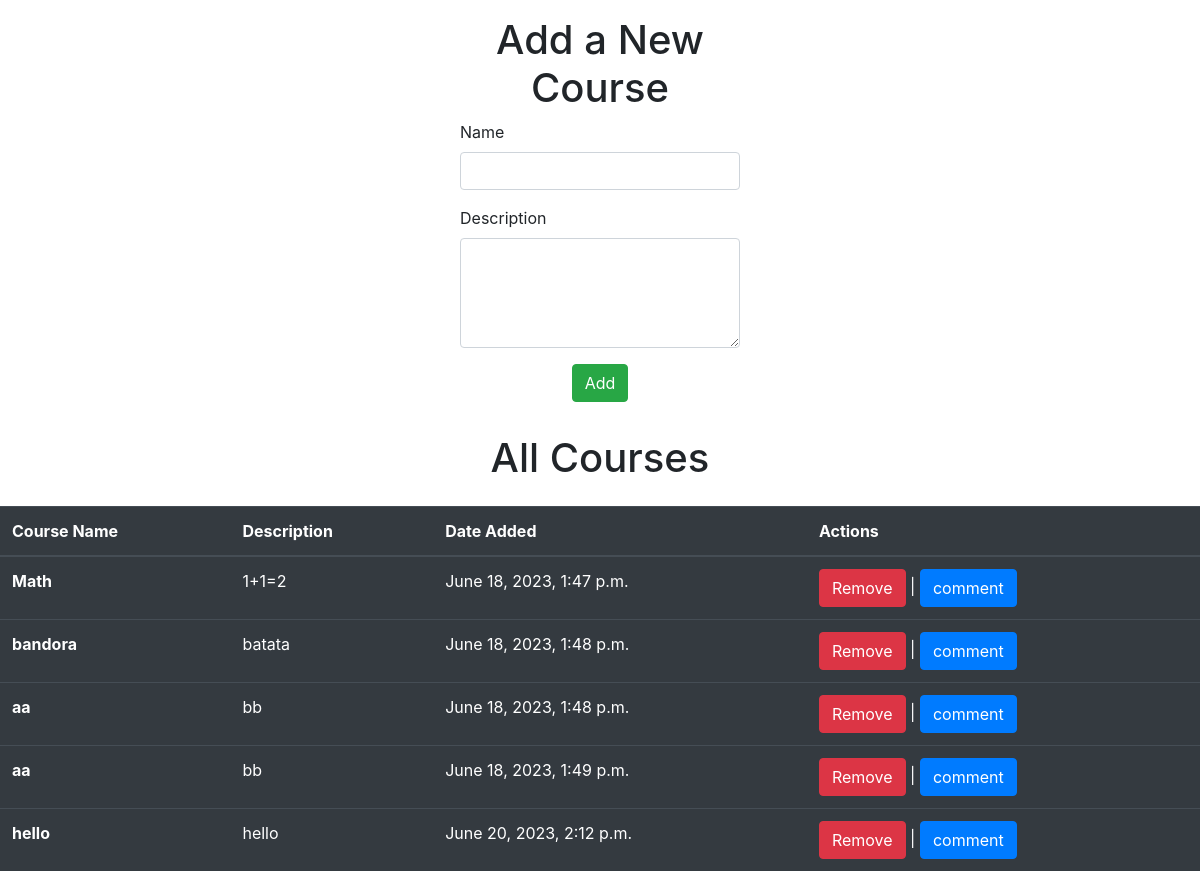
Before: / with the older database file.
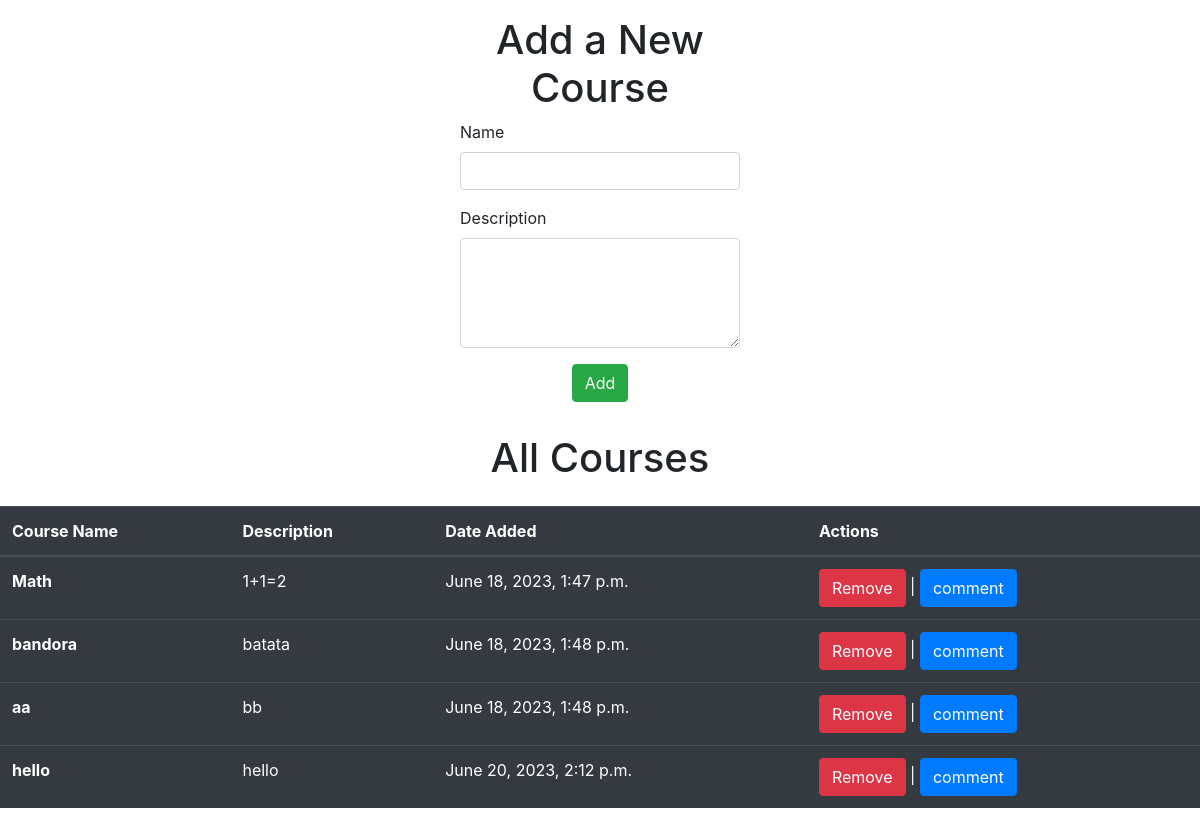
After: the same page with the newer database file.
### courses_app/models.py (models this page shows)
class Course(models.Model):
    name = models.CharField(max_length=255)
    comm = models.ManyToManyField(Comment, related_name="course_comm")
    created_at = models.DateTimeField(auto_now_add=True)
    updated_at = models.DateTimeField(auto_now=True)
    objects = CourseManager()

class Description(models.Model):
    course = models.OneToOneField(Course, on_delete=models.CASCADE)
    description = models.CharField(max_length=255)
    created_at = models.DateTimeField(auto_now_add=True)
    updated_at = models.DateTimeField(auto_now=True)

### courses_app/views.py (the view)
# urls.py: path('', views.index),
def index(request):
    context = {
        "all_the_courses": Course.objects.all(),
        "all_the_desc": Description.objects.all()
    }
    return render(request, "index.html", context)

### courses_app/templates/index.html (shortened to what this page needs)
<!DOCTYPE html>
<html lang="en">
  <head>
    <link
      rel="stylesheet"
      href="https://cdn.jsdelivr.net/npm/bootstrap@4.3.1/dist/css/bootstrap.min.css"
    />
  </head>
  <body>
    <div class="d-flex justify-content-around p-2">
      <form
        class="d-grid justify-content-around p-2 w-25"
        action="create_course"
        method="POST"
      >
        <h1 class="text-center">Add a New Course</h1>
        <div class="form-group">
          <label for="name"> Name</label>
          <input type="text" class="form-control" id="name" name="name" />
        </div>
        <div class="form-group">
          <label for="desc">Description</label>
          <textarea
            class="form-control"
            id="desc"
            name="desc"
            rows="4"
          ></textarea>
        </div>
        <div class="d-flex justify-content-center align-items-center">
          <button type="submit" class="btn btn-success">Add</button>
        </div>
      </form>
    </div>
    <h1 class="text-center p-3">All Courses</h1>
    <table class="table table-dark">
      <thead>
        <tr>
          <th scope="col">Course Name</th>
          <th scope="col">Description</th>
          <th scope="col">Date Added</th>
          <th scope="col">Actions</th>
        </tr>
      </thead>
      <tbody>
        {% for course in all_the_courses %}
        <tr>
          <th scope="row">{{course.name}}</th>
          <td>{{course.description.description}}</td>
          <td>{{course.created_at}}</td>
          <td>
            <a href="view_remove/{{course.id}}" class="btn btn-danger"
              >Remove</a
            >
            |
            <a class="btn btn-primary" href="/comment/{{ course.id }}"
              >comment</a
            >
          </td>
        </tr>
        {% endfor %}
      </tbody>
    </table>
  </body>
</html>

Changed rows visible on the page:
removed Course: name "aa", description.description "bb", created_at "June 18, 2023, 1:49 p.m."
